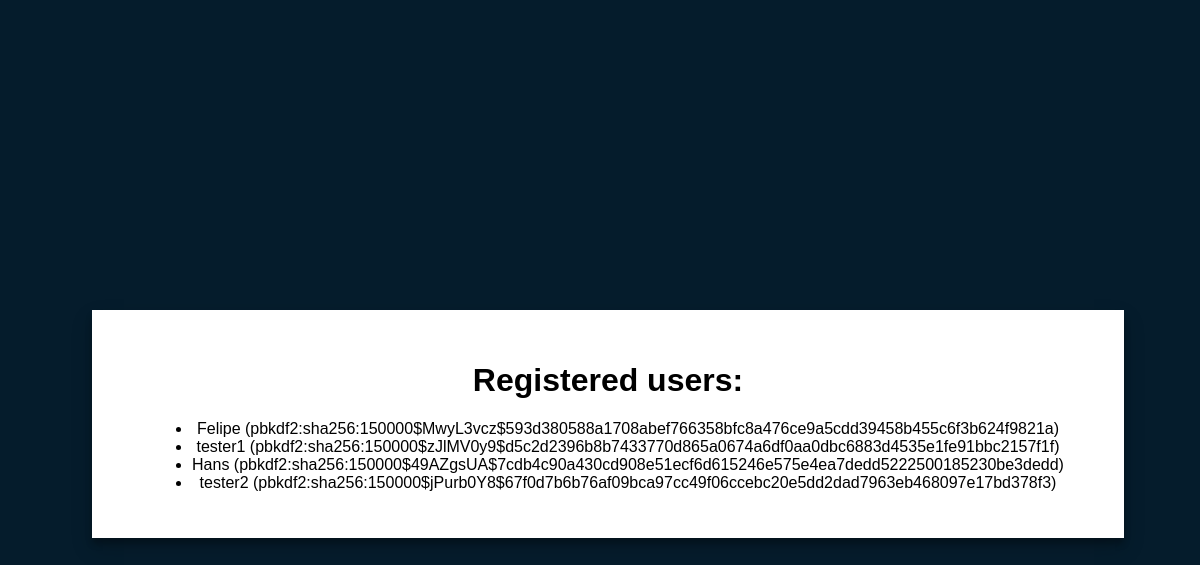
The app's page /users (signed in) with its own data.
### tables this page shows
CREATE TABLE 'users' ('id' INTEGER PRIMARY KEY, 'name' VARCHAR(255), 'password_hash' VARCHAR(512));

### application.py (the view)
@app.route("/users", methods=["GET", "POST"])
@login_required
def users():
    rows = db.execute("SELECT * FROM users")
    return render_template("users.html", rows=rows)

### application.py (called while the page is built)
@app.after_request
def after_request(response):
    response.headers["Cache-Control"] = "no-cache, no-store, must-revalidate"
    response.headers["Expires"] = 0
    response.headers["Pragma"] = "no-cache"
    return response

def login_required(f):
    @wraps(f)
    def decorated_function(*args, **kwargs):
        if session.get("user_id") is None:
            return redirect("/login")
        return f(*args, **kwargs)
    return decorated_function

### templates/users.html
{% extends "secondaryLayout.html" %}
{% block body %}
<h1>Registered users:</h1>
<ul>
    {% for row in rows %}
        <li>{{ row["name"] }} ({{ row["password_hash"] }})</li>
    {% endfor %}
</ul>
{% endblock %}

### templates/secondaryLayout.html (shortened to what this page needs)
<!DOCTYPE html>
<head>
    <link href='/static/loginStyles.css' rel="stylesheet">
</head>
<body>
<div class="container">
	<div class='loginBox'>
            {%block body%}{%endblock%}
	</div>
</div>
</body>

### static/loginStyles.css (style rules this page uses)
body { background-color: var(--acc1); font-family:sans-serif; }
.container { height:100%; width:100%; position: absolute; display:flex; }
.loginBox { margin:auto; padding: 30px 60px; text-align: center; background-color: white; box-shadow: 0 10px 20px rgba(0,0,0,0.19), 0 6px 6px rgba(0,0,0,0.23); }

### records on screen
users: name "Felipe", password_hash "pbkdf2:sha256:150000$MwyL3vcz$593d380588a1708abef766358bfc8a476ce9a5cdd39458b455c6f3b624f9821a"
users: name "tester1", password_hash "pbkdf2:sha256:150000$zJlMV0y9$d5c2d2396b8b7433770d865a0674a6df0aa0dbc6883d4535e1fe91bbc2157f1f"
users: name "Hans", password_hash "pbkdf2:sha256:150000$49AZgsUA$7cdb4c90a430cd908e51ecf6d615246e575e4ea7dedd5222500185230be3dedd"
users: name "tester2", password_hash "pbkdf2:sha256:150000$jPurb0Y8$67f0d7b6b76af09bca97cc49f06ccebc20e5dd2dad7963eb468097e17bd378f3"
